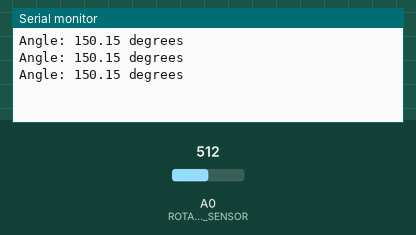
Bench run of a sketch on a simulated Arduino Uno, built with avr-gcc and run on an emulated ATmega328P. Parts: the last lines printed to the serial monitor. The inputs (shaded band) are chosen by the test bench; at power-on: A0 (ROTARY_ANGLE_SENSOR) = 512.

Above: at 1.3 s.
1.4 s: A0 (ROTARY_ANGLE_SENSOR) set to 716
At 1.9 s:
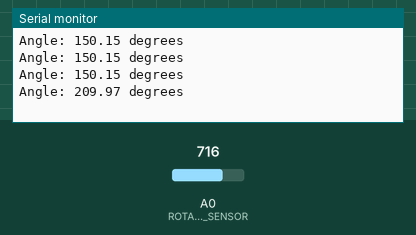
2.9 s: A0 (ROTARY_ANGLE_SENSOR) set to 900
At 3.4 s:
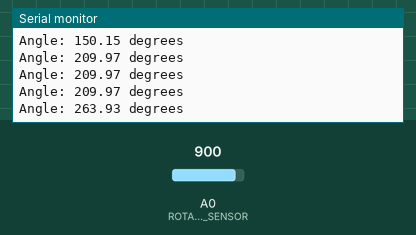
Timing chart, 0 to 5.9 s (numbered marks = the images above; inputs shaded):
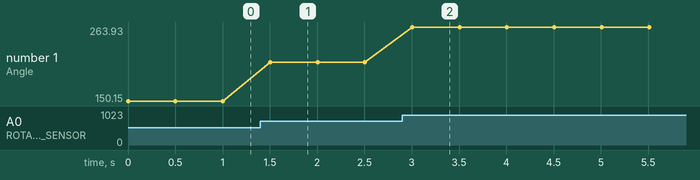

The sketch:

rotary_encoder.ino
```cpp
#define ROTARY_ANGLE_SENSOR A0
#define ADC_REF 5
#define GROVE_VCC 5
#define FULL_ANGLE 300

void setup() {
  Serial.begin(115200);
  pinMode(ROTARY_ANGLE_SENSOR, INPUT);
}

void loop() {
  int sensor_value = analogRead(ROTARY_ANGLE_SENSOR);
  float voltage = (float)sensor_value * ADC_REF / 1023;
  float degrees = (voltage * FULL_ANGLE) / GROVE_VCC;

  Serial.print("Angle: ");
  Serial.print(degrees);
  Serial.println(" degrees");
  delay(500);
}
```

Measured:
- after the input at 1.4 s, the serial monitor: prints a new line after 0.10 s (image 1)
- after the input at 2.9 s, the serial monitor: prints a new line after 0.11 s (image 2)
- plotted number 1: 150.15 → 209.97 after the input at 1.4 s, 209.97 → 263.93 after the input at 2.9 s
